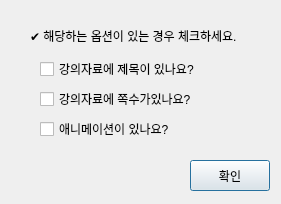
<?xml version="1.0" encoding="UTF-8"?>
<ui version="4.0">
 <class>Dialog2</class>
 <widget class="QDialog" name="Dialog2">
  <property name="geometry">
   <rect>
    <x>0</x>
    <y>0</y>
    <width>281</width>
    <height>204</height>
   </rect>
  </property>
  <property name="windowTitle">
   <string>Dialog</string>
  </property>
  <widget class="QCheckBox" name="checkBox">
   <property name="geometry">
    <rect>
     <x>40</x>
     <y>60</y>
     <width>201</width>
     <height>18</height>
    </rect>
   </property>
   <property name="text">
    <string>강의자료에 제목이 있나요?</string>
   </property>
  </widget>
  <widget class="QCheckBox" name="checkBox_2">
   <property name="geometry">
    <rect>
     <x>40</x>
     <y>90</y>
     <width>211</width>
     <height>18</height>
    </rect>
   </property>
   <property name="text">
    <string>강의자료에 쪽수가있나요?</string>
   </property>
  </widget>
  <widget class="QLabel" name="label">
   <property name="geometry">
    <rect>
     <x>30</x>
     <y>20</y>
     <width>241</width>
     <height>31</height>
    </rect>
   </property>
   <property name="text">
    <string>✔️ 해당하는 옵션이 있는 경우 체크하세요.</string>
   </property>
  </widget>
  <widget class="QCheckBox" name="checkBox_3">
   <property name="geometry">
    <rect>
     <x>40</x>
     <y>120</y>
     <width>141</width>
     <height>18</height>
    </rect>
   </property>
   <property name="text">
    <string>애니메이션이 있나요?</string>
   </property>
  </widget>
  <widget class="QPushButton" name="pushButton">
   <property name="geometry">
    <rect>
     <x>190</x>
     <y>160</y>
     <width>80</width>
     <height>31</height>
    </rect>
   </property>
   <property name="text">
    <string>확인</string>
   </property>
  </widget>
 </widget>
 <resources/>
 <connections/>
</ui>
